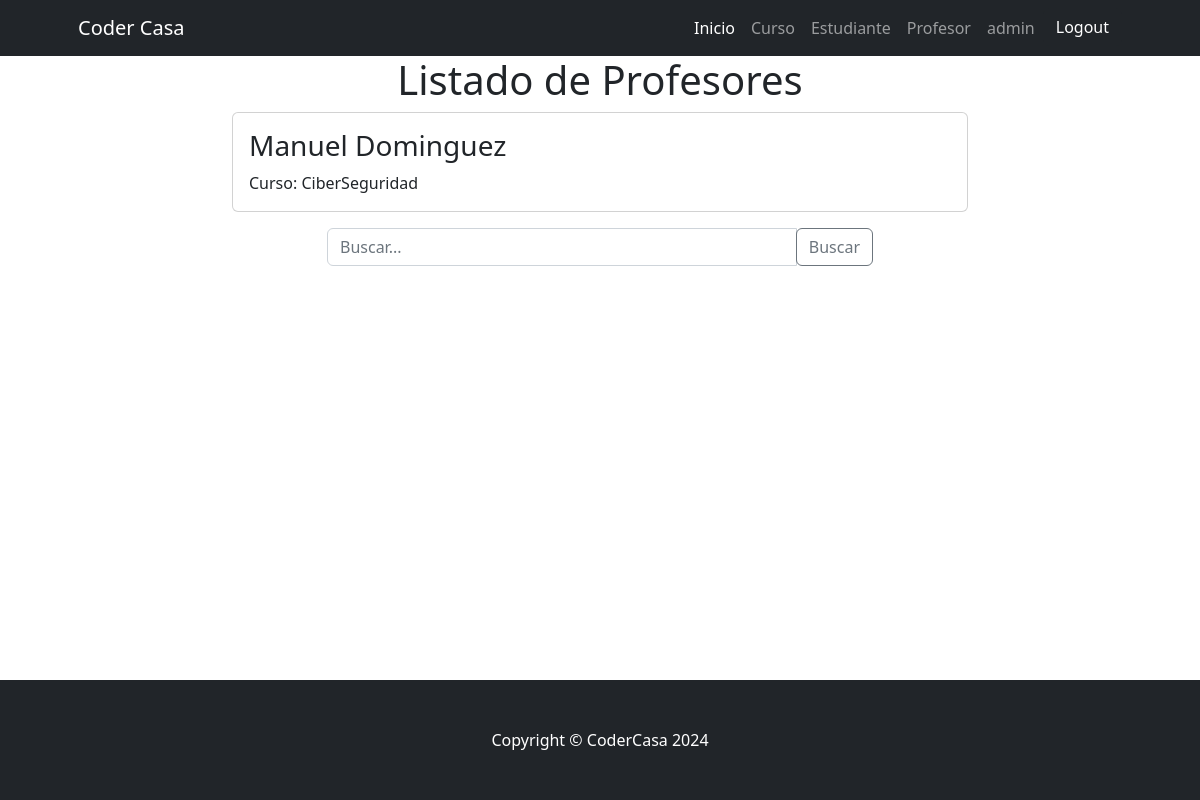
The app's page /Clase/profesor_list (signed in) with its own data.
### Clase/models.py (models this page shows, shortened)
class Profesor(models.Model):
    nombre = models.CharField(max_length=255)
    apellido = models.CharField(max_length=255)
    materia = models.ForeignKey(Curso, on_delete=models.PROTECT,null=True)
    class Meta:
        verbose_name = "Profesor"
        verbose_name_plural = "Profesores"

class Curso(models.Model):
    nombre = models.CharField(max_length=255, unique=True)
    detalle = models.CharField(max_length=800,null=True, blank=True)
    def __str__(self) -> str:
        return self.nombre
    class Meta:
        verbose_name = "Curso"
        verbose_name_plural = "Cursos"

### Clase/views.py (the view)
# urls.py: path("profesor_list", profesor_list,name="profesor_list" ),
def profesor_list(request):
    busqueda = request.GET.get("busqueda",None)
    if busqueda:
        print(busqueda)
        consulta = Profesor.objects.filter(nombre__icontains=busqueda)
    else:
       consulta = Profesor.objects.all()
    contexto = {"profesores": consulta}
    return render(request,"Clase/profesor_list.html", contexto)

### Clase/templates/Clase/profesor_list.html (shortened to what this page needs)
{% extends 'core/base.html' %}
{% block content %}
<center>
<h1>Listado de Profesores</h1>
</center>
<div class="container">
    <div class="row justify-content-center">
      <div class="col-md-8">
        {% for profe in profesores %}
          <div class="card mb-3">
            <div class="card-body">
              <h3 class="card-title">{{ profe.nombre }} {{ profe.apellido }}</h3>
              <p class="card-text">Curso: {{ profe.materia }}</p>
            </div>
          </div>
        {% endfor %}
      </div>
    </div>
    <div class="row justify-content-center">
      <div class="col-md-6">
        <form action="{% url 'Clase:profesor_list' %}" method="get">
          <div class="input-group mb-3">
            <input type="text" class="form-control" name="busqueda" placeholder="Buscar...">
            <div class="input-group-append">
              <button class="btn btn-outline-secondary" type="submit">Buscar</button>
            </div>
          </div>
        </form>
      </div>
    </div>
  </div>
{% endblock content %}

### core/templates/core/base.html (shortened to what this page needs)
{% load static %}
<!DOCTYPE html>
<html lang="es">
    <head>
        <link href="{% static 'core/css/styles.css' %} " rel="stylesheet" />
    </head>
    <body style="display: flex; flex-direction: column; min-height: 100vh;">
        <nav class="navbar navbar-expand-lg navbar-dark bg-dark">
            <div class="container px-5">
                <a class="navbar-brand" href="{% url 'core:index' %}">Coder Casa</a>
                <div class="collapse navbar-collapse" id="navbarSupportedContent">
                    <ul class="navbar-nav ms-auto mb-2 mb-lg-0">
                        <li class="nav-item"><a class="nav-link active" aria-current="page" href="{% url 'core:index' %}">Inicio</a></li>
                        {% if user.is_authenticated %}
                        <li class="nav-item"><a class="nav-link" href="{% url 'Clase:principal_cursos' %}">Curso</a></li>
                        <li class="nav-item"><a class="nav-link" href="{% url 'Clase:index' %}">Estudiante</a></li>
                        <li class="nav-item"><a class="nav-link" href="{% url 'Clase:principal_profesores'%}">Profesor</a></li>
                        <li class="nav-item"><a class="nav-link">{{user.username}}</a></li>
                        <li class="nav-item">
                            <form action="{% url 'core:logout' %}" method="post">
                            <button type="submit" class="btn btn-dark ">Logout</button>
                            </form>
                        </li>
                        {% else %}
                        <li class="nav-item"><a class="nav-link" href="{% url 'core:login' %}">Login</a></li>
                        <li class="nav-item"><a class="nav-link" href="{% url 'core:register' %}">Registrarse</a></li>
                        {% endif %}
                    </ul>
                </div>
            </div>
        </nav>
        {% block content %}
        {% endblock content %}
        <footer style="margin-top: auto; background-color: #333; color: #fff; text-align: center; padding: 15px;" class="py-5 bg-dark">
            <div class="container px-4 px-lg-5"><p style="margin: 0;" class="m-0 text-center text-white">Copyright &copy; CoderCasa 2024</p></div>
        </footer>
    </body>
</html>

### records on screen
Profesor: nombre "Manuel", apellido "Dominguez", materia "CiberSeguridad"

### other values on screen
{{ user.username }} "admin"
